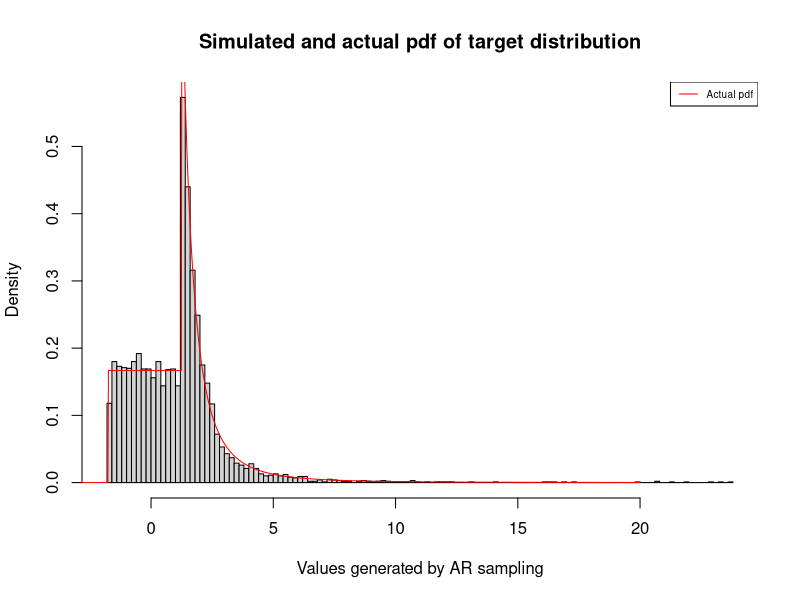

Write R code to recreate this figure.
## ---- chunk 1
#Setting up enviroment
setwd("~/Desktop/Statistical Computing/CW/SC-CW2")
## ---- chunk 2
#c
q1.ar <- function(n,a,b,s,lambda,M){
  
    X <- NULL
    for (i in 1:n){
      repeat{
        #Drawing x from the proposal distibution 
        u <- runif(1)
        if (u<0.5){
          x <- b+log(2*u)/lambda
        }else {
          x <- b-log(2-2*u)/lambda
        }
        #Performing A-R sampling
        y <- runif(1)
        if (s < x){
          if(y <= (a*s^a)/(2*x^(a+1))/(M*lambda*exp(-lambda*abs(x-b))/2)){
            X[i]<-x
            break
          }
        } else if(s-b<x){
          if(y <= 1/(2*b)/(M*lambda*exp(-lambda*abs(x-b))/2)){
            X[i]<-x
            break
          }
        }
      }
    }
    return(X)
}

#d
set.seed(2022)
ar.sample <- q1.ar(5000,2,3,1.25,0.5,M=3.2*exp(0.875))
#Creating function to create actual pdf of target distribution
target.dist <- function(x,a,b,s){
  n<-length(x)
  y<-rep(0,n)
  for (i in 1:n){
  
  if (x[i]<s-b){
    y[i] <- 0
  }else if (x[i]>s){
    y[i] <- (a*s^a)/(2*x[i]^(a+1))
  } else {
    y[i] <- 1/(2*b)
  }
  }
  return(y)
}
## ---- chunk 3
#Creating curve of target distribution
hist(ar.sample,nclass=100,prob = T,
     xlab = "Values generated by AR sampling",
     main = "Simulated and actual pdf of target distribution");
curve(target.dist(x,2,3,1.25),from=-4,to=20,n=1000,add=T, lwd= 1, lty= 1,col="red");
legend("topright", lty = c(1), cex = 0.6, col = c("red"),
legend = c("Actual pdf"))
## ---- chunk 4
#e
#Using the plain Monte Carlo estimator of I (I_{n})

#Function to calculate the kth root of kth moment using plain Monte Carlo estimator
k.root.k.moment <- function(sample,n,k){
  output <- (1/n*sum(sample^k))^(1/k)
  return(output)
}
  
#k=2
round(k.root.k.moment(ar.sample,5000,2),3)
#2nd root of 2nd moment is 2.204 (3 d.p.)

#k=3
round(k.root.k.moment(ar.sample,5000,3),3)
#3rd root of 3rd moment is 3.350 (3 d.p.)
